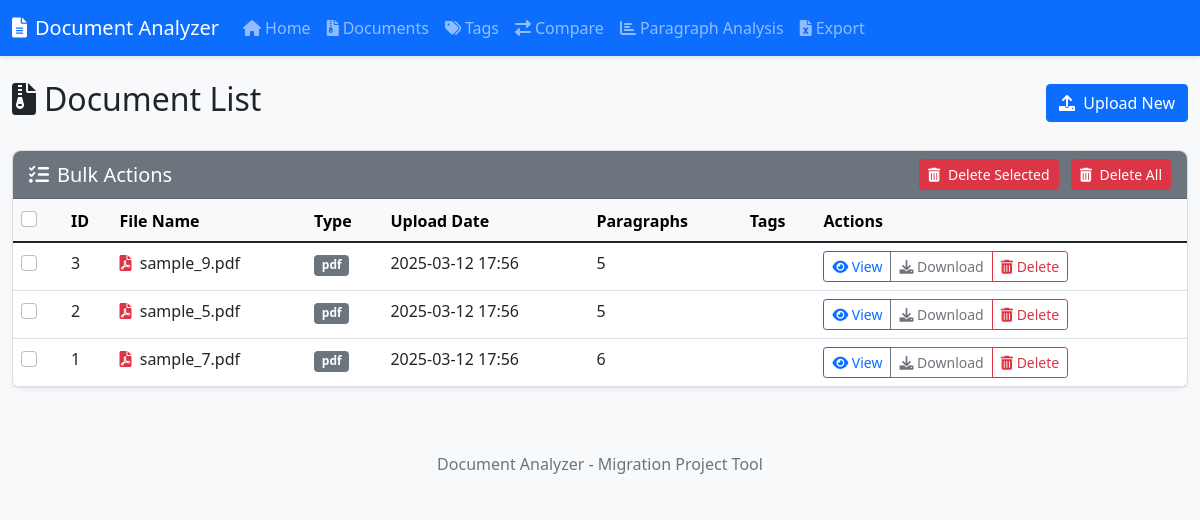
/documents, run on an earlier commit of the app's database.
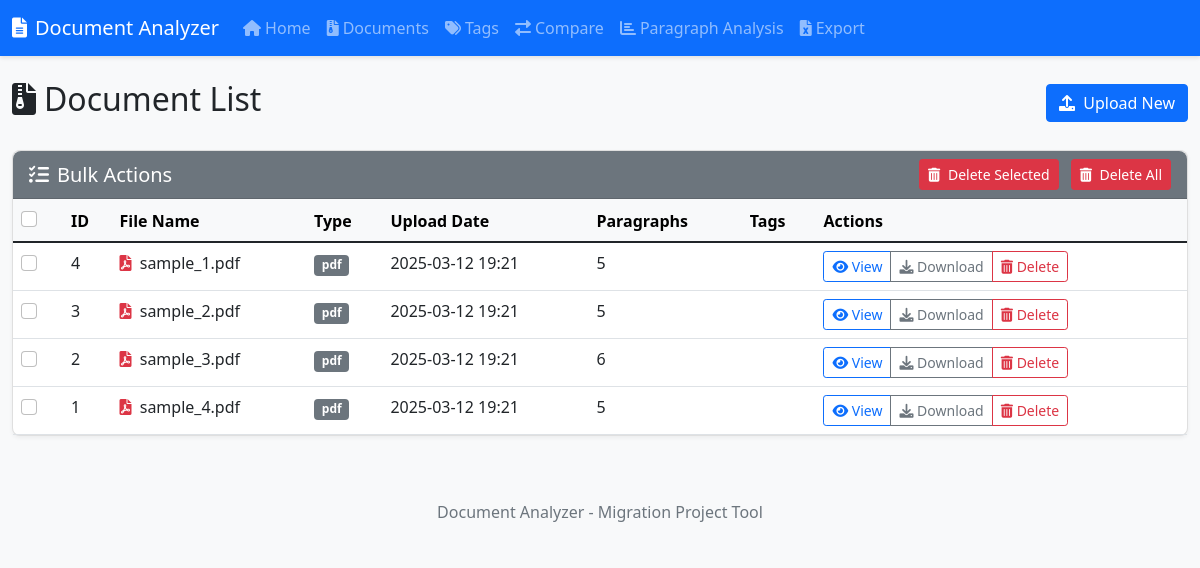
And on a later commit of the database.
### models.py (models this page shows, shortened)
class Document(db.Model):
    id = db.Column(db.Integer, primary_key=True)
    filename = db.Column(db.String(255), nullable=False)
    original_filename = db.Column(db.String(255), nullable=False)
    file_type = db.Column(db.String(10), nullable=False)  # 'pdf' or 'docx'
    upload_date = db.Column(db.DateTime, default=datetime.utcnow)
    paragraphs = db.relationship('Paragraph', backref='document', lazy=True, cascade="all, delete-orphan")
    tags = db.relationship('Tag', secondary=document_tags, lazy='subquery',
                          backref=db.backref('documents', lazy=True))

### app.py (the view)
    @app.route('/documents')
    def document_list():
        documents = Document.query.order_by(Document.upload_date.desc()).all()
        return render_template('document_list.html', documents=documents)

### templates/document_list.html (shortened to what this page needs)
{% extends 'base.html' %}
{% block content %}
<div class="d-flex justify-content-between align-items-center mb-4">
    <h2><i class="fas fa-file-archive me-2"></i>Document List</h2>
    <div>
        <a href="{{ url_for('index') }}" class="btn btn-primary">
            <i class="fas fa-upload me-1"></i> Upload New
        </a>
    </div>
</div>
{% if documents %}
    <div class="mb-3">
        <form id="bulkActionForm" action="{{ url_for('delete_selected_documents') }}" method="post">
            <div class="card">
                <div class="card-header bg-secondary text-white">
                    <div class="d-flex justify-content-between align-items-center">
                        <h5 class="card-title mb-0"><i class="fas fa-tasks me-2"></i>Bulk Actions</h5>
                        <div>
                            <button type="submit" class="btn btn-sm btn-danger" data-confirm="Are you sure you want to delete the selected documents? This cannot be undone.">
                                <i class="fas fa-trash-alt me-1"></i> Delete Selected
                            </button>
                            <a href="#" class="btn btn-sm btn-danger ms-2" data-bs-toggle="modal" data-bs-target="#deleteAllModal">
                                <i class="fas fa-trash-alt me-1"></i> Delete All
                            </a>
                        </div>
                    </div>
                </div>
                <div class="card-body p-0">
                    <div class="table-responsive">
                        <table class="table table-hover mb-0">
                            <thead class="table-light">
                                <tr>
                                    <th scope="col" style="width: 50px;">
                                        <div class="form-check">
                                            <input class="form-check-input" type="checkbox" id="selectAll">
                                        </div>
                                    </th>
                                    <th scope="col">ID</th>
                                    <th scope="col">File Name</th>
                                    <th scope="col">Type</th>
                                    <th scope="col">Upload Date</th>
                                    <th scope="col">Paragraphs</th>
                                    <th scope="col">Tags</th>
                                    <th scope="col">Actions</th>
                                </tr>
                            </thead>
                            <tbody>
                                {% for doc in documents %}
                                <tr>
                                    <td>
                                        <div class="form-check">
                                            <input class="form-check-input document-checkbox" type="checkbox" name="selected_docs" value="{{ doc.id }}">
                                        </div>
                                    </td>
                                    <td>{{ doc.id }}</td>
                                    <td>
                                        {% if doc.file_type == 'pdf' %}
                                            <i class="fas fa-file-pdf text-danger me-1"></i>
                                        {% else %}
                                            <i class="fas fa-file-word text-primary me-1"></i>
                                        {% endif %}
                                        {{ doc.original_filename }}
                                    </td>
                                    <td><span class="badge bg-secondary">{{ doc.file_type }}</span></td>
                                    <td>{{ doc.upload_date.strftime('%Y-%m-%d %H:%M') }}</td>
                                    <td>{{ doc.paragraphs|length }}</td>
                                    <td>
                                    </td>
                                    <td>
                                        <div class="btn-group btn-group-sm">
                                            <a href="{{ url_for('document_view', id=doc.id) }}" class="btn btn-outline-primary">
                                                <i class="fas fa-eye"></i> View
                                            </a>
                                            <a href="{{ url_for('document_download', id=doc.id) }}" class="btn btn-outline-secondary">
                                                <i class="fas fa-download"></i> Download
                                            </a>
                                            <button type="button" class="btn btn-outline-danger"
                                                    data-bs-toggle="modal"
                                                    data-bs-target="#deleteDocumentModal"
                                                    data-document-id="{{ doc.id }}"
                                                    data-document-name="{{ doc.original_filename }}">
                                                <i class="fas fa-trash-alt"></i> Delete
                                            </button>
                                        </div>
                                    </td>
                                </tr>
                                {% endfor %}
                            </tbody>
                        </table>
                    </div>
                </div>
            </div>
        </form>
    </div>
{% else %}
    <div class="alert alert-info">
        <i class="fas fa-info-circle me-2"></i>
        No documents have been uploaded yet. <a href="{{ url_for('index') }}">Upload some now</a>.
    </div>
{% endif %}
{% endblock %}

### templates/base.html (shortened to what this page needs)
<!DOCTYPE html>
<html lang="en">
<head>
    <link href="https://cdn.jsdelivr.net/npm/bootstrap@5.1.3/dist/css/bootstrap.min.css" rel="stylesheet">
    <link rel="stylesheet" href="https://cdnjs.cloudflare.com/ajax/libs/font-awesome/6.0.0/css/all.min.css">
    <link rel="stylesheet" href="{{ url_for('static', filename='css/main.css') }}">
</head>
<body>
    <nav class="navbar navbar-expand-lg navbar-dark bg-primary mb-4">
        <div class="container">
            <a class="navbar-brand" href="{{ url_for('index') }}">
                <i class="fas fa-file-alt me-2"></i>Document Analyzer
            </a>
            <div class="collapse navbar-collapse" id="navbarNav">
                <ul class="navbar-nav">
                    <li class="nav-item">
                        <a class="nav-link" href="{{ url_for('index') }}">
                            <i class="fas fa-home me-1"></i>Home
                        </a>
                    </li>
                    <li class="nav-item">
                        <a class="nav-link" href="{{ url_for('document_list') }}">
                            <i class="fas fa-file-archive me-1"></i>Documents
                        </a>
                    </li>
                    <li class="nav-item">
                        <a class="nav-link" href="{{ url_for('tag_manager') }}">
                            <i class="fas fa-tags me-1"></i>Tags
                        </a>
                    </li>
                    <li class="nav-item">
                        <a class="nav-link" href="{{ url_for('compare_selection') }}">
                            <i class="fas fa-exchange-alt me-1"></i>Compare
                        </a>
                    </li>
                    <li class="nav-item">
                        <a class="nav-link" href="{{ url_for('paragraph_analysis') }}">
                            <i class="fas fa-chart-bar me-1"></i>Paragraph Analysis
                        </a>
                    </li>
                    <li class="nav-item">
                        <a class="nav-link" href="{{ url_for('export_data') }}">
                            <i class="fas fa-file-excel me-1"></i>Export
                        </a>
                    </li>
                </ul>
            </div>
        </div>
    </nav>
    <div class="container">
        {% block content %}{% endblock %}
    </div>
    <footer class="footer mt-5 py-3 bg-light">
        <div class="container text-center">
            <span class="text-muted">Document Analyzer - Migration Project Tool</span>
        </div>
    </footer>
</body>
</html>

### static/css/main.css (style rules this page uses)
body { font-family: 'Segoe UI', Tahoma, Geneva, Verdana, sans-serif; background-color: #f8f9fa; }
.container { max-width: 1200px; }
.card { border-radius: 0.5rem; box-shadow: 0 2px 4px rgba(0,0,0,0.05); margin-bottom: 1.5rem; }
.card-header { border-top-left-radius: 0.5rem !important; border-top-right-radius: 0.5rem !important; }
.navbar { box-shadow: 0 2px 4px rgba(0,0,0,0.1); }
.nav-link { padding: 0.5rem 1rem; border-radius: 0.25rem; }
.table th { font-weight: 600; }

What changed in the data, as far as the page shows it:
added Document: id "4", original_filename "sample_1.pdf", file_type "pdf", upload_date "2025-03-12 19:21", paragraphs|length "5"
changed Document id 3: original_filename "sample_9.pdf" → "sample_2.pdf"; upload_date "2025-03-12 17:56" → "2025-03-12 19:21"
changed Document id 2: original_filename "sample_5.pdf" → "sample_3.pdf"; upload_date "2025-03-12 17:56" → "2025-03-12 19:21"; paragraphs|length "5" → "6"
changed Document id 1: original_filename "sample_7.pdf" → "sample_4.pdf"; upload_date "2025-03-12 17:56" → "2025-03-12 19:21"; paragraphs|length "6" → "5"
